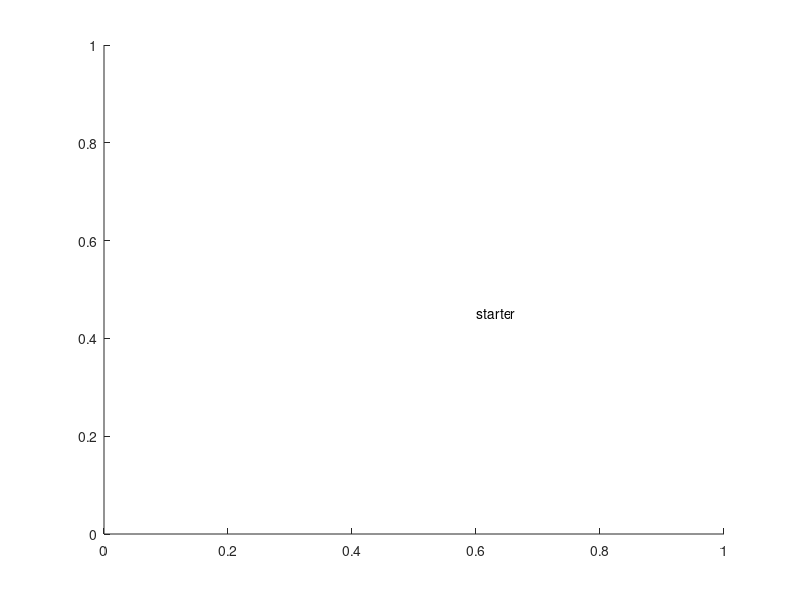

MATLAB code for this plot: (Note: this script raises an error after producing the figure.)
% plot_left_envelopes_pca_V106.m (developed as LPlotterwLineV106.mlx)
% Step 2 of 2 (left foot). Runs on the workspace left by a chopping script: overlays the stance envelopes, trims them to the shortest stance,
% saves them to filenameOUTPUT, standardizes them (z-score), and runs PCA (pca) with score and percent-explained plots.
% Run the left plotter first; the right plotter appends to the same .mat file. See README.md.
%
% ---- original header and revision history below ----
%Version 106 includes a step to shorten the stances to the shortest
% 
Xpl=[.33 .66]; Ypl=[0 0];
countext=text(0.6,0.45 , 'starter');
 XLenv=zeros(LenInd-1,dimMax);
 YLenvup=zeros(LenInd-1,dimMax);
 YLenvlo=zeros(LenInd-1,dimMax);
 Nskip = 6 %skip first few
for i = Nskip:LenInd-1 
xcoor=1:FtConLenL(i);
delete (countext);
   plot(xcoor/FtConLenL(i),chopOutLup(1:FtConLenL(i),i))
   axis([0 1 0 0.5])
   hold on
   %plot(xcoor/FtConLenL(i),chopOutLlo(1:FtConLenL(i),i))
  XLenv(i,1:FtConLenL(i))=xcoor;
  YLenvup(i,1:FtConLenL(i))=(chopOutLup(1:FtConLenL(i),i))';
  YLenvlo(i,1:FtConLenL(i))=(chopOutLlo(1:FtConLenL(i),i))';

   plot(Xpl, Ypl, 'g', 'LineWidth',2)
   stepIndexstr=num2str(i);   
   countext= text(0.6,0.45 , stepIndexstr);
%ContVar = input('return to continue, 1 to stop');
   % if ContVar == 1  break
       % clf
   % end
end
strLegend=append(audiofile, ' Left envelopes');
title(strLegend, 'Interpreter','none', 'FontSize', 10)
hold off
% NOTICE WE ARE ALREADY USING EXTENDED STANCES; THESE ARE SENT OVER FROM THE CHOPPING PROGRAM
% Now we are going to find the shortest extended stance, call it MinLenL, and then go back and make all the extended stances that same length.   We will effectively find the center of each extended stance, and then add 1/2 of MinLenL data points in front and behind the midpoint
minLenL=min(FtConLenL(2:LenInd-1)); % exclude stance 1, it is zero, and exclude last stance since
                                    % last stance may not be complete

half = round(minLenL/2)-1;  % I shorten by one data point in case minLenL is odd

truncLen=2*half % This is the truncated length of all the extended stances
                   
YLenvupT=zeros(LenInd-1,truncLen);
XLenvT = zeros(LenInd-1,truncLen);

Fs = 44100 % the acoustic sampling frequency

for j = 1:truncLen
    XLenvT(:,j)=(j-1)/Fs;
end

figure

for i = Nskip:LenInd -1
    M=round(FtConLenL(i)/2);
    A=M-half;
    B=M+half; 
    
    YLenvupT(i,1:truncLen)=YLenvup(i,A:B-1);  % the T at the end of the variable is "truncated"
    plot(XLenvT(i,:),YLenvupT(i,:))
    hold on
end

x2pl=[truncLen/3/Fs truncLen*2/3/Fs];
y2pl = [0 0];
plot(x2pl, y2pl, 'g', 'LineWidth',2)
strLegend=append(audiofile, ' Left envelopes');
title(strLegend, 'Interpreter','none', 'FontSize', 10)
xlabel('Time (s)')
ylabel('Scaled acoustic envelope magnitude')
hold off
if ~exist('filenameOUTPUT','var'); filenameOUTPUT = 'TRIAL_OUTPUT.mat'; end   % output .mat file name (set by the chopping script)
Xsto_L= XLenvT';
Ysto_L = YLenvupT';
save(filenameOUTPUT, 'Xsto_L','Ysto_L')
% I am now adding the PCA analysis.  Note to use in PCA I transpose to column vectors.   I also need to remove the columns that are skipped:
XPCA=XLenvT';
YPCA=YLenvupT';


%remove any skipped stances
XPCA=XPCA(:,Nskip+1:LenInd-1);
YPCA=YPCA(:,Nskip+1:LenInd-1);
% I will use the standarized variables for the PCA so I need to standardize the Y variable as a Z score.   Note the matlab functions:
Meanall =mean(YPCA,'all');
stdall=std(YPCA,1,'all');
YPCAs=(YPCA-Meanall)/stdall;   % the s at the end means standardized
figure
subplot(3,2,1)
plot(XPCA,YPCAs)
axis([0 2.5 -4 10])
hold on
plot(x2pl, [-3.95 -3.95], 'g', 'LineWidth',2)
legend(filelocationL, 'Interpreter','none')
title('Normalized Envelopes')
xlabel('seconds')

subplot(3,2,3)

[coeff,score,latent,tsquared,explained,mu] = pca(YPCAs);
Z=score*coeff'+mu;
plot(XPCA, score(:,1),'b')
title('Score 1')
axis([0 2.5 -30 30])
xlabel('seconds')
hold on
plot([0,2.5],[0,0],'k','LineWidth',0.1)
plot(x2pl, [-30 -30], 'g', 'LineWidth',2)

subplot(3,2,5)
plot(XPCA,score(:,2),'b')
title('Score 2')
axis([0 2.5 -30 30])
xlabel('seconds')
hold on
plot([0,2.5],[0,0],'k','LineWidth',0.1)
plot(x2pl, [-30 -30], 'g', 'LineWidth',2)

subplot(3,2,2)
plot(XPCA,score(:,3),'b')
title('Score 3')
axis([0 2.5 -30 30])
xlabel('seconds')
hold on
plot([0,2.5],[0,0],'k','LineWidth',0.1)
plot(x2pl, [-30 -30], 'g', 'LineWidth',2)

subplot(3,2,4)
plot(XPCA,score(:,4),'b')
title('Score 4')
axis([0 2.5 -30 30])
xlabel('seconds')
hold on
plot([0,2.5],[0,0],'k','LineWidth',0.1)
plot(x2pl, [-30 -30], 'g', 'LineWidth',2)

subplot(3,2,6)
NumOfStepV=size(explained);
NumStps=NumOfStepV(1,1); 
xAxisExp=1:NumStps; xAxisExp=xAxisExp/NumStps;
plot([1:20],explained(1:20),'-o')
axis([0 20 0 100])
title('Percent Explained')
xlabel('Principal Component Number')
grid on

run("RPlotterwLineV106.mlx")
